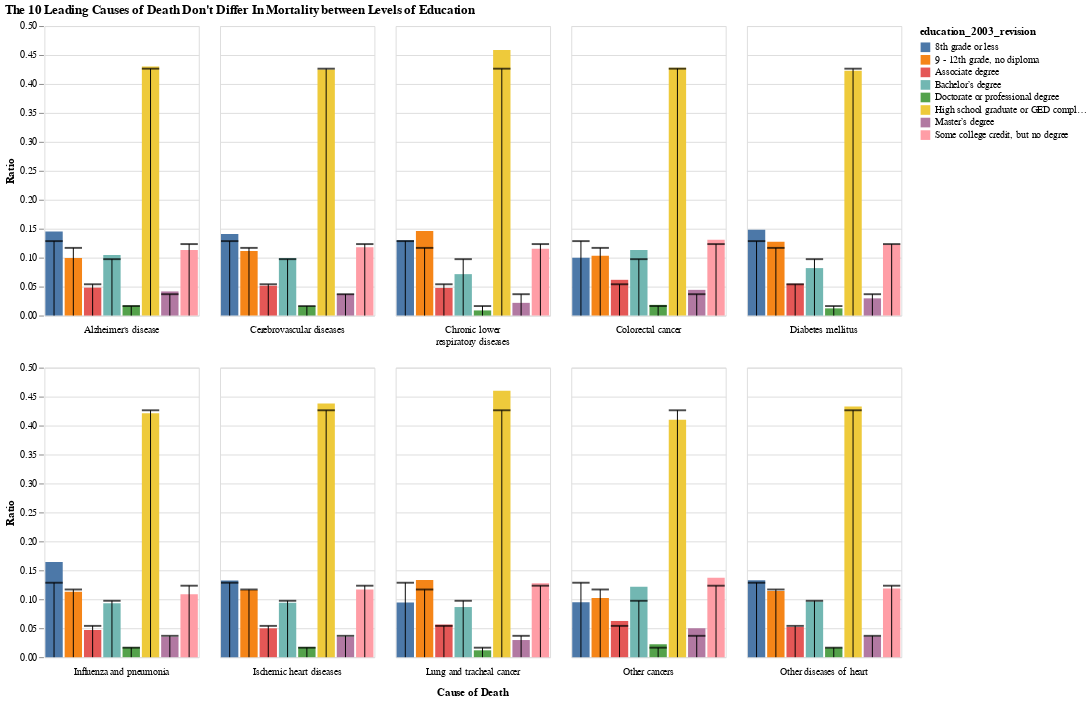

Write notebook code for a chart like this one.
### Code cell
title = "The 10 Leading Causes of Death Don't Differ In Mortality between Levels of Education"
bars = alt.Chart().mark_bar().encode(
    x=alt.X('education_2003_revision:N',
            axis=alt.Axis(title="", labels=False,ticks=False)),
    y=alt.Y('ratio_x:Q', axis=alt.Axis(title="Ratio")),
    color='education_2003_revision:N'
)

line = alt.Chart().mark_rule(fill="black").encode(
    x='education_2003_revision:N',
    y='ratio_y:Q'
)

ticks = alt.Chart().mark_tick(fill="black", thickness=2).encode(
    x='education_2003_revision:N',
    y='ratio_y:Q'
)

alt.layer(bars, line, ticks, data=top_edu_causes).facet(
    facet=alt.Facet('39_cause_recode:N', 
                    header=alt.Header(title="Cause of Death", 
                                        titleOrient="bottom",
                                        labelOrient="bottom")),
    columns=5,
    title=title
).configure(
    lineBreak="\n"
).configure_axis(
    domain=False
)

### Figure 1 — Vega-Lite specification as saved in the notebook (floating-point values rounded to 4 significant figures)
{"config": {"view": {"continuousWidth": 400, "continuousHeight": 300}, "axis": {"domain": false}, "lineBreak": "\n"}, "data": {"name": "data-3254d54d3f7c970a7541202c552bac70"}, "facet": {"type": "nominal", "field": "39_cause_recode", "header": {"labelOrient": "bottom", "title": "Cause of Death", "titleOrient": "bottom"}}, "spec": {"layer": [{"mark": "bar", "encoding": {"color": {"type": "nominal", "field": "education_2003_revision"}, "x": {"type": "nominal", "axis": {"labels": false, "ticks": false, "title": ""}, "field": "education_2003_revision"}, "y": {"type": "quantitative", "axis": {"title": "Ratio"}, "field": "ratio_x"}}}, {"mark": {"type": "rule", "fill": "black"}, "encoding": {"x": {"type": "nominal", "field": "education_2003_revision"}, "y": {"type": "quantitative", "field": "ratio_y"}}}, {"mark": {"type": "tick", "fill": "black", "thickness": 2}, "encoding": {"x": {"type": "nominal", "field": "education_2003_revision"}, "y": {"type": "quantitative", "field": "ratio_y"}}}]}, "columns": 5, "title": "The 10 Leading Causes of Death Don't Differ In Mortality between Levels of Education", "$schema": "https://vega.github.io/schema/vega-lite/v4.8.1.json", "datasets": {"data-3254d54d3f7c970a7541202c552bac70": [{"39_cause_recode": "Alzheimer's disease", "education_2003_revision": "8th grade or less", "ratio_x": 0.1453, "count": 1861903, "ratio_y": 0.1286}, {"39_cause_recode": "Cerebrovascular diseases", "education_2003_revision": "8th grade or less", "ratio_x": 0.1408, "count": 1861903, "ratio_y": 0.1286}, {"39_cause_recode": "Chronic lower\nrespiratory diseases", "education_2003_revision": "8th grade or less", "ratio_x": 0.1301, "count": 1861903, "ratio_y": 0.1286}, {"39_cause_recode": "Colorectal cancer", "education_2003_revision": "8th grade or less", "ratio_x": 0.09983, "count": 1861903, "ratio_y": 0.1286}, {"39_cause_recode": "Diabetes mellitus", "education_2003_revision": "8th grade or less", "ratio_x": 0.1481, "count": 1861903, "ratio_y": 0.1286}, {"39_cause_recode": "Influenza and pneumonia", "education_2003_revision": "8th grade or less", "ratio_x": 0.1645, "count": 1861903, "ratio_y": 0.1286}, {"39_cause_recode": "Ischemic heart diseases", "education_2003_revision": "8th grade or less", "ratio_x": 0.1325, "count": 1861903, "ratio_y": 0.1286}, {"39_cause_recode": "Lung and tracheal cancer", "education_2003_revision": "8th grade or less", "ratio_x": 0.09454, "count": 1861903, "ratio_y": 0.1286}, {"39_cause_recode": "Other cancers", "education_2003_revision": "8th grade or less", "ratio_x": 0.09466, "count": 1861903, "ratio_y": 0.1286}, {"39_cause_recode": "Other diseases of heart", "education_2003_revision": "8th grade or less", "ratio_x": 0.1328, "count": 1861903, "ratio_y": 0.1286}, {"39_cause_recode": "Alzheimer's disease", "education_2003_revision": "9 - 12th grade, no diploma", "ratio_x": 0.09921, "count": 1692702, "ratio_y": 0.1169}, {"39_cause_recode": "Cerebrovascular diseases", "education_2003_revision": "9 - 12th grade, no diploma", "ratio_x": 0.1116, "count": 1692702, "ratio_y": 0.1169}, {"39_cause_recode": "Chronic lower\nrespiratory diseases", "education_2003_revision": "9 - 12th grade, no diploma", "ratio_x": 0.1459, "count": 1692702, "ratio_y": 0.1169}, {"39_cause_recode": "Colorectal cancer", "education_2003_revision": "9 - 12th grade, no diploma", "ratio_x": 0.1033, "count": 1692702, "ratio_y": 0.1169}, {"39_cause_recode": "Diabetes mellitus", "education_2003_revision": "9 - 12th grade, no diploma", "ratio_x": 0.1274, "count": 1692702, "ratio_y": 0.1169}, {"39_cause_recode": "Influenza and pneumonia", "education_2003_revision": "9 - 12th grade, no diploma", "ratio_x": 0.1132, "count": 1692702, "ratio_y": 0.1169}, {"39_cause_recode": "Ischemic heart diseases", "education_2003_revision": "9 - 12th grade, no diploma", "ratio_x": 0.1162, "count": 1692702, "ratio_y": 0.1169}, {"39_cause_recode": "Lung and tracheal cancer", "education_2003_revision": "9 - 12th grade, no diploma", "ratio_x": 0.1332, "count": 1692702, "ratio_y": 0.1169}, {"39_cause_recode": "Other cancers", "education_2003_revision": "9 - 12th grade, no diploma", "ratio_x": 0.1021, "count": 1692702, "ratio_y": 0.1169}, {"39_cause_recode": "Other diseases of heart", "education_2003_revision": "9 - 12th grade, no diploma", "ratio_x": 0.1144, "count": 1692702, "ratio_y": 0.1169}, {"39_cause_recode": "Alzheimer's disease", "education_2003_revision": "Associate degree", "ratio_x": 0.04821, "count": 782686, "ratio_y": 0.05405}, {"39_cause_recode": "Cerebrovascular diseases", "education_2003_revision": "Associate degree", "ratio_x": 0.05153, "count": 782686, "ratio_y": 0.05405}, {"39_cause_recode": "Chronic lower\nrespiratory diseases", "education_2003_revision": "Associate degree", "ratio_x": 0.04776, "count": 782686, "ratio_y": 0.05405}, {"39_cause_recode": "Colorectal cancer", "education_2003_revision": "Associate degree", "ratio_x": 0.06173, "count": 782686, "ratio_y": 0.05405}, {"39_cause_recode": "Diabetes mellitus", "education_2003_revision": "Associate degree", "ratio_x": 0.05495, "count": 782686, "ratio_y": 0.05405}, {"39_cause_recode": "Influenza and pneumonia", "education_2003_revision": "Associate degree", "ratio_x": 0.04692, "count": 782686, "ratio_y": 0.05405}, {"39_cause_recode": "Ischemic heart diseases", "education_2003_revision": "Associate degree", "ratio_x": 0.04983, "count": 782686, "ratio_y": 0.05405}, {"39_cause_recode": "Lung and tracheal cancer", "education_2003_revision": "Associate degree", "ratio_x": 0.0563, "count": 782686, "ratio_y": 0.05405}, {"39_cause_recode": "Other cancers", "education_2003_revision": "Associate degree", "ratio_x": 0.06252, "count": 782686, "ratio_y": 0.05405}, {"39_cause_recode": "Other diseases of heart", "education_2003_revision": "Associate degree", "ratio_x": 0.05218, "count": 782686, "ratio_y": 0.05405}, {"39_cause_recode": "Alzheimer's disease", "education_2003_revision": "Bachelor’s degree", "ratio_x": 0.1046, "count": 1410501, "ratio_y": 0.0974}, {"39_cause_recode": "Cerebrovascular diseases", "education_2003_revision": "Bachelor’s degree", "ratio_x": 0.09924, "count": 1410501, "ratio_y": 0.0974}, {"39_cause_recode": "Chronic lower\nrespiratory diseases", "education_2003_revision": "Bachelor’s degree", "ratio_x": 0.07153, "count": 1410501, "ratio_y": 0.0974}, {"39_cause_recode": "Colorectal cancer", "education_2003_revision": "Bachelor’s degree", "ratio_x": 0.1132, "count": 1410501, "ratio_y": 0.0974}, {"39_cause_recode": "Diabetes mellitus", "education_2003_revision": "Bachelor’s degree", "ratio_x": 0.08196, "count": 1410501, "ratio_y": 0.0974}, {"39_cause_recode": "Influenza and pneumonia", "education_2003_revision": "Bachelor’s degree", "ratio_x": 0.09298, "count": 1410501, "ratio_y": 0.0974}, {"39_cause_recode": "Ischemic heart diseases", "education_2003_revision": "Bachelor’s degree", "ratio_x": 0.09416, "count": 1410501, "ratio_y": 0.0974}, {"39_cause_recode": "Lung and tracheal cancer", "education_2003_revision": "Bachelor’s degree", "ratio_x": 0.08656, "count": 1410501, "ratio_y": 0.0974}, {"39_cause_recode": "Other cancers", "education_2003_revision": "Bachelor’s degree", "ratio_x": 0.1216, "count": 1410501, "ratio_y": 0.0974}, {"39_cause_recode": "Other diseases of heart", "education_2003_revision": "Bachelor’s degree", "ratio_x": 0.0963, "count": 1410501, "ratio_y": 0.0974}, {"39_cause_recode": "Alzheimer's disease", "education_2003_revision": "Doctorate or professional degree", "ratio_x": 0.01746, "count": 237331, "ratio_y": 0.01639}, {"39_cause_recode": "Cerebrovascular diseases", "education_2003_revision": "Doctorate or professional degree", "ratio_x": 0.01644, "count": 237331, "ratio_y": 0.01639}, {"39_cause_recode": "Chronic lower\nrespiratory diseases", "education_2003_revision": "Doctorate or professional degree", "ratio_x": 0.008837, "count": 237331, "ratio_y": 0.01639}, {"39_cause_recode": "Colorectal cancer", "education_2003_revision": "Doctorate or professional degree", "ratio_x": 0.01846, "count": 237331, "ratio_y": 0.01639}, {"39_cause_recode": "Diabetes mellitus", "education_2003_revision": "Doctorate or professional degree", "ratio_x": 0.01241, "count": 237331, "ratio_y": 0.01639}, {"39_cause_recode": "Influenza and pneumonia", "education_2003_revision": "Doctorate or professional degree", "ratio_x": 0.01728, "count": 237331, "ratio_y": 0.01639}, {"39_cause_recode": "Ischemic heart diseases", "education_2003_revision": "Doctorate or professional degree", "ratio_x": 0.01751, "count": 237331, "ratio_y": 0.01639}, {"39_cause_recode": "Lung and tracheal cancer", "education_2003_revision": "Doctorate or professional degree", "ratio_x": 0.01182, "count": 237331, "ratio_y": 0.01639}, {"39_cause_recode": "Other cancers", "education_2003_revision": "Doctorate or professional degree", "ratio_x": 0.0223, "count": 237331, "ratio_y": 0.01639}, {"39_cause_recode": "Other diseases of heart", "education_2003_revision": "Doctorate or professional degree", "ratio_x": 0.01668, "count": 237331, "ratio_y": 0.01639}, {"39_cause_recode": "Alzheimer's disease", "education_2003_revision": "High school graduate or GED completed", "ratio_x": 0.4303, "count": 6174880, "ratio_y": 0.4264}, {"39_cause_recode": "Cerebrovascular diseases", "education_2003_revision": "High school graduate or GED completed", "ratio_x": 0.4251, "count": 6174880, "ratio_y": 0.4264}, {"39_cause_recode": "Chronic lower\nrespiratory diseases", "education_2003_revision": "High school graduate or GED completed", "ratio_x": 0.4587, "count": 6174880, "ratio_y": 0.4264}, {"39_cause_recode": "Colorectal cancer", "education_2003_revision": "High school graduate or GED completed", "ratio_x": 0.428, "count": 6174880, "ratio_y": 0.4264}, {"39_cause_recode": "Diabetes mellitus", "education_2003_revision": "High school graduate or GED completed", "ratio_x": 0.4229, "count": 6174880, "ratio_y": 0.4264}, {"39_cause_recode": "Influenza and pneumonia", "education_2003_revision": "High school graduate or GED completed", "ratio_x": 0.4213, "count": 6174880, "ratio_y": 0.4264}, {"39_cause_recode": "Ischemic heart diseases", "education_2003_revision": "High school graduate or GED completed", "ratio_x": 0.438, "count": 6174880, "ratio_y": 0.4264}, {"39_cause_recode": "Lung and tracheal cancer", "education_2003_revision": "High school graduate or GED completed", "ratio_x": 0.4602, "count": 6174880, "ratio_y": 0.4264}, {"39_cause_recode": "Other cancers", "education_2003_revision": "High school graduate or GED completed", "ratio_x": 0.4099, "count": 6174880, "ratio_y": 0.4264}, {"39_cause_recode": "Other diseases of heart", "education_2003_revision": "High school graduate or GED completed", "ratio_x": 0.4329, "count": 6174880, "ratio_y": 0.4264}, {"39_cause_recode": "Alzheimer's disease", "education_2003_revision": "Master’s degree", "ratio_x": 0.04166, "count": 534039, "ratio_y": 0.03688}, {"39_cause_recode": "Cerebrovascular diseases", "education_2003_revision": "Master’s degree", "ratio_x": 0.03726, "count": 534039, "ratio_y": 0.03688}, {"39_cause_recode": "Chronic lower\nrespiratory diseases", "education_2003_revision": "Master’s degree", "ratio_x": 0.02196, "count": 534039, "ratio_y": 0.03688}, {"39_cause_recode": "Colorectal cancer", "education_2003_revision": "Master’s degree", "ratio_x": 0.04439, "count": 534039, "ratio_y": 0.03688}, {"39_cause_recode": "Diabetes mellitus", "education_2003_revision": "Master’s degree", "ratio_x": 0.02971, "count": 534039, "ratio_y": 0.03688}, {"39_cause_recode": "Influenza and pneumonia", "education_2003_revision": "Master’s degree", "ratio_x": 0.03506, "count": 534039, "ratio_y": 0.03688}, {"39_cause_recode": "Ischemic heart diseases", "education_2003_revision": "Master’s degree", "ratio_x": 0.03509, "count": 534039, "ratio_y": 0.03688}, {"39_cause_recode": "Lung and tracheal cancer", "education_2003_revision": "Master’s degree", "ratio_x": 0.02959, "count": 534039, "ratio_y": 0.03688}, {"39_cause_recode": "Other cancers", "education_2003_revision": "Master’s degree", "ratio_x": 0.04996, "count": 534039, "ratio_y": 0.03688}, {"39_cause_recode": "Other diseases of heart", "education_2003_revision": "Master’s degree", "ratio_x": 0.03599, "count": 534039, "ratio_y": 0.03688}, {"39_cause_recode": "Alzheimer's disease", "education_2003_revision": "Some college credit, but no degree", "ratio_x": 0.1133, "count": 1787661, "ratio_y": 0.1234}, {"39_cause_recode": "Cerebrovascular diseases", "education_2003_revision": "Some college credit, but no degree", "ratio_x": 0.118, "count": 1787661, "ratio_y": 0.1234}, {"39_cause_recode": "Chronic lower\nrespiratory diseases", "education_2003_revision": "Some college credit, but no degree", "ratio_x": 0.1152, "count": 1787661, "ratio_y": 0.1234}, {"39_cause_recode": "Colorectal cancer", "education_2003_revision": "Some college credit, but no degree", "ratio_x": 0.1311, "count": 1787661, "ratio_y": 0.1234}, {"39_cause_recode": "Diabetes mellitus", "education_2003_revision": "Some college credit, but no degree", "ratio_x": 0.1226, "count": 1787661, "ratio_y": 0.1234}, {"39_cause_recode": "Influenza and pneumonia", "education_2003_revision": "Some college credit, but no degree", "ratio_x": 0.1088, "count": 1787661, "ratio_y": 0.1234}, {"39_cause_recode": "Ischemic heart diseases", "education_2003_revision": "Some college credit, but no degree", "ratio_x": 0.1168, "count": 1787661, "ratio_y": 0.1234}, {"39_cause_recode": "Lung and tracheal cancer", "education_2003_revision": "Some college credit, but no degree", "ratio_x": 0.1278, "count": 1787661, "ratio_y": 0.1234}, {"39_cause_recode": "Other cancers", "education_2003_revision": "Some college credit, but no degree", "ratio_x": 0.137, "count": 1787661, "ratio_y": 0.1234}, {"39_cause_recode": "Other diseases of heart", "education_2003_revision": "Some college credit, but no degree", "ratio_x": 0.1187, "count": 1787661, "ratio_y": 0.1234}]}}
